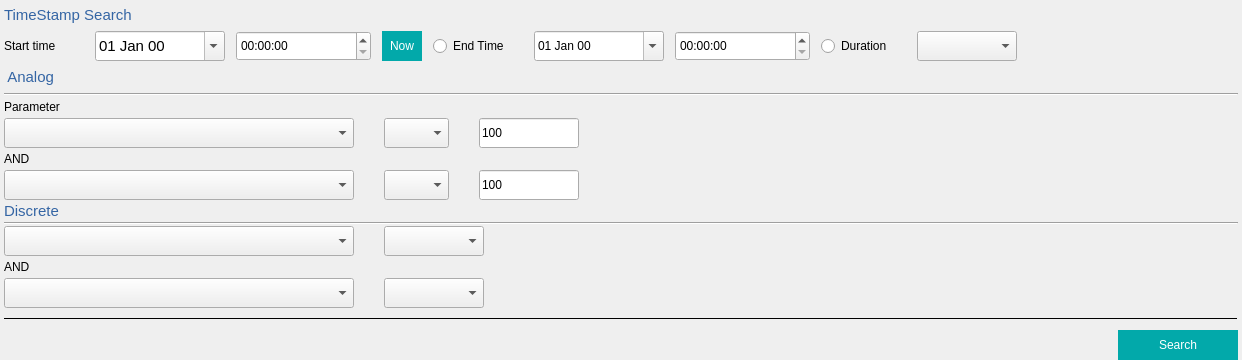
     <widget class="QWidget" name="Search">
      <attribute name="title">
       <string>Search          </string>
      </attribute>
      <layout class="QVBoxLayout" name="verticalLayout_3">
       <property name="spacing">
        <number>1</number>
       </property>
       <property name="leftMargin">
        <number>4</number>
       </property>
       <property name="topMargin">
        <number>0</number>
       </property>
       <property name="rightMargin">
        <number>4</number>
       </property>
       <property name="bottomMargin">
        <number>0</number>
       </property>
       <item>
        <layout class="QHBoxLayout" name="horizontalLayout_5">
         <item>
          <widget class="QLabel" name="m_lblLP_12">
           <property name="minimumSize">
            <size>
             <width>200</width>
             <height>30</height>
            </size>
           </property>
           <property name="maximumSize">
            <size>
             <width>200</width>
             <height>30</height>
            </size>
           </property>
           <property name="font">
            <font>
             <family>MS Shell Dlg 2</family>
             <pointsize>11</pointsize>
             <weight>50</weight>
             <italic>false</italic>
             <bold>false</bold>
            </font>
           </property>
           <property name="styleSheet">
            <string notr="true">color: rgb(52, 101, 164);</string>
           </property>
           <property name="text">
            <string>TimeStamp Search</string>
           </property>
          </widget>
         </item>
         <item>
          <spacer name="horizontalSpacer_2">
           <property name="orientation">
            <enum>Qt::Horizontal</enum>
           </property>
           <property name="sizeHint" stdset="0">
            <size>
             <width>40</width>
             <height>20</height>
            </size>
           </property>
          </spacer>
         </item>
        </layout>
       </item>
       <item>
        <layout class="QHBoxLayout" name="horizontalLayout">
         <property name="spacing">
          <number>11</number>
         </property>
         <item>
          <widget class="QLabel" name="m_lblLP_6">
           <property name="sizePolicy">
            <sizepolicy hsizetype="Minimum" vsizetype="Fixed">
             <horstretch>0</horstretch>
             <verstretch>0</verstretch>
            </sizepolicy>
           </property>
           <property name="minimumSize">
            <size>
             <width>80</width>
             <height>30</height>
            </size>
           </property>
           <property name="maximumSize">
            <size>
             <width>16777215</width>
             <height>30</height>
            </size>
           </property>
           <property name="styleSheet">
            <string notr="true"/>
           </property>
           <property name="text">
            <string>Start time</string>
           </property>
          </widget>
         </item>
         <item>
          <widget class="QDateTimeEdit" name="Pvalue_StartdateTime">
           <property name="sizePolicy">
            <sizepolicy hsizetype="Preferred" vsizetype="Fixed">
             <horstretch>0</horstretch>
             <verstretch>0</verstretch>
            </sizepolicy>
           </property>
           <property name="minimumSize">
            <size>
             <width>130</width>
             <height>30</height>
            </size>
           </property>
           <property name="maximumSize">
            <size>
             <width>16777215</width>
             <height>30</height>
            </size>
           </property>
           <property name="font">
            <font>
             <family>MS Shell Dlg 2</family>
             <pointsize>11</pointsize>
             <weight>50</weight>
             <italic>false</italic>
             <bold>false</bold>
            </font>
           </property>
           <property name="styleSheet">
            <string notr="true"/>
           </property>
           <property name="buttonSymbols">
            <enum>QAbstractSpinBox::UpDownArrows</enum>
           </property>
           <property name="currentSection">
            <enum>QDateTimeEdit::DaySection</enum>
           </property>
           <property name="displayFormat">
            <string>dd MMM yy</string>
           </property>
           <property name="calendarPopup">
            <bool>true</bool>
           </property>
          </widget>
         </item>
         <item>
          <widget class="QTimeEdit" name="timeEdit_PValueStart">
           <property name="sizePolicy">
            <sizepolicy hsizetype="Expanding" vsizetype="Fixed">
             <horstretch>0</horstretch>
             <verstretch>0</verstretch>
            </sizepolicy>
           </property>
           <property name="minimumSize">
            <size>
             <width>135</width>
             <height>30</height>
            </size>
           </property>
           <property name="maximumSize">
            <size>
             <width>135</width>
             <height>30</height>
            </size>
           </property>
           <property name="styleSheet">
            <string notr="true"/>
           </property>
           <property name="displayFormat">
            <string>hh:mm:ss</string>
           </property>
           <property name="calendarPopup">
            <bool>true</bool>
           </property>
          </widget>
         </item>
         <item>
          <widget class="QPushButton" name="pshbtnSearchNow">
           <property name="minimumSize">
            <size>
             <width>40</width>
             <height>30</height>
            </size>
           </property>
           <property name="maximumSize">
            <size>
             <width>50</width>
             <height>30</height>
            </size>
           </property>
           <property name="styleSheet">
            <string notr="true">QPushButton
{
border: 2px solid red;
border-width : 2px;
border-color: rgba(2,169,170,255);
	color: rgb(255, 255, 255);
background-color: rgba(2,169,170,255);
font: 10pt &quot;Open Sans&quot;;
}
QPushButton:pressed
{
	border:1px solid red;
}
 QPushButton:hover 
{
     background-color:rgb(255, 255, 255);
	color: rgb(0, 0, 0);
 }
QToolTip
{
	background-color: rgb(255, 255, 127);
	color:rgb(0,0,0);
}
</string>
           </property>
           <property name="text">
            <string>Now</string>
           </property>
          </widget>
         </item>
         <item>
          <widget class="QRadioButton" name="End_PvradioBtn">
           <property name="minimumSize">
            <size>
             <width>90</width>
             <height>30</height>
            </size>
           </property>
           <property name="maximumSize">
            <size>
             <width>16777215</width>
             <height>30</height>
            </size>
           </property>
           <property name="text">
            <string>End Time</string>
           </property>
          </widget>
         </item>
         <item>
          <widget class="QDateTimeEdit" name="Pvalue_EnddateTime">
           <property name="sizePolicy">
            <sizepolicy hsizetype="Preferred" vsizetype="Fixed">
             <horstretch>0</horstretch>
             <verstretch>0</verstretch>
            </sizepolicy>
           </property>
           <property name="minimumSize">
            <size>
             <width>130</width>
             <height>30</height>
            </size>
           </property>
           <property name="maximumSize">
            <size>
             <width>16777215</width>
             <height>30</height>
            </size>
           </property>
           <property name="styleSheet">
            <string notr="true">/*QDateTimeEdit
{
background-color: rgb(212, 212, 212);
}
QDateTimeEdit:!enabled
{	
background-color: rgb(212, 212, 212);
	color:black;
}*/</string>
           </property>
           <property name="displayFormat">
            <string>dd MMM yy </string>
           </property>
           <property name="calendarPopup">
            <bool>true</bool>
           </property>
          </widget>
         </item>
         <item>
          <widget class="QTimeEdit" name="timeEdit_PValueEnd">
           <property name="sizePolicy">
            <sizepolicy hsizetype="Expanding" vsizetype="Fixed">
             <horstretch>0</horstretch>
             <verstretch>0</verstretch>
            </sizepolicy>
           </property>
           <property name="minimumSize">
            <size>
             <width>135</width>
             <height>30</height>
            </size>
           </property>
           <property name="maximumSize">
            <size>
             <width>135</width>
             <height>30</height>
            </size>
           </property>
           <property name="styleSheet">
            <string notr="true">/*background-color: rgb(212, 212, 212);*/</string>
           </property>
           <property name="displayFormat">
            <string>hh:mm:ss</string>
           </property>
           <property name="calendarPopup">
            <bool>true</bool>
           </property>
          </widget>
         </item>
         <item>
          <widget class="QRadioButton" name="Dur_PvradioBtn">
           <property name="minimumSize">
            <size>
             <width>85</width>
             <height>30</height>
            </size>
           </property>
           <property name="maximumSize">
            <size>
             <width>16777215</width>
             <height>30</height>
            </size>
           </property>
           <property name="text">
            <string>Duration</string>
           </property>
          </widget>
         </item>
         <item>
          <widget class="QComboBox" name="cmbBx_EtimeDur">
           <property name="minimumSize">
            <size>
             <width>100</width>
             <height>30</height>
            </size>
           </property>
           <property name="maximumSize">
            <size>
             <width>16777215</width>
             <height>30</height>
            </size>
           </property>
          </widget>
         </item>
         <item>
          <widget class="QLabel" name="label_TSDurPv">
           <property name="minimumSize">
            <size>
             <width>170</width>
             <height>30</height>
            </size>
           </property>
           <property name="maximumSize">
            <size>
             <width>16777215</width>
             <height>30</height>
            </size>
           </property>
           <property name="text">
            <string/>
           </property>
          </widget>
         </item>
         <item>
          <spacer name="horizontalSpacer_14">
           <property name="orientation">
            <enum>Qt::Horizontal</enum>
           </property>
           <property name="sizeHint" stdset="0">
            <size>
             <width>40</width>
             <height>20</height>
            </size>
           </property>
          </spacer>
         </item>
        </layout>
       </item>
       <item>
        <layout class="QVBoxLayout" name="verticalLayout">
         <item>
          <widget class="QLabel" name="m_lblLP_13">
           <property name="minimumSize">
            <size>
             <width>0</width>
             <height>30</height>
            </size>
           </property>
           <property name="maximumSize">
            <size>
             <width>16777215</width>
             <height>30</height>
            </size>
           </property>
           <property name="font">
            <font>
             <family>MS Shell Dlg 2</family>
             <pointsize>11</pointsize>
             <weight>50</weight>
             <italic>false</italic>
             <bold>false</bold>
            </font>
           </property>
           <property name="styleSheet">
            <string notr="true">color: rgb(52, 101, 164);</string>
           </property>
           <property name="text">
            <string> Analog</string>
           </property>
          </widget>
         </item>
         <item>
          <widget class="Line" name="line">
           <property name="font">
            <font>
             <family>MS Shell Dlg 2</family>
             <pointsize>11</pointsize>
             <weight>50</weight>
             <italic>false</italic>
             <bold>false</bold>
            </font>
           </property>
           <property name="lineWidth">
            <number>1</number>
           </property>
           <property name="orientation">
            <enum>Qt::Horizontal</enum>
           </property>
          </widget>
         </item>
        </layout>
       </item>
       <item>
        <layout class="QHBoxLayout" name="horizontalLayout_7">
         <item>
          <widget class="QLabel" name="m_lblLP_14">
           <property name="minimumSize">
            <size>
             <width>100</width>
             <height>20</height>
            </size>
           </property>
           <property name="maximumSize">
            <size>
             <width>100</width>
             <height>20</height>
            </size>
           </property>
           <property name="styleSheet">
            <string notr="true"/>
           </property>
           <property name="text">
            <string>Parameter</string>
           </property>
          </widget>
         </item>
         <item>
          <spacer name="horizontalSpacer_4">
           <property name="orientation">
            <enum>Qt::Horizontal</enum>
           </property>
           <property name="sizeHint" stdset="0">
            <size>
             <width>40</width>
             <height>20</height>
            </size>
           </property>
          </spacer>
         </item>
        </layout>
       </item>
       <item>
        <layout class="QHBoxLayout" name="horizontalLayout_13">
         <property name="spacing">
          <number>30</number>
         </property>
         <item>
          <widget class="QComboBox" name="comboBox_CriParm">
           <property name="minimumSize">
            <size>
             <width>350</width>
             <height>30</height>
            </size>
           </property>
           <property name="maximumSize">
            <size>
             <width>350</width>
             <height>30</height>
            </size>
           </property>
           <property name="styleSheet">
            <string notr="true"/>
           </property>
          </widget>
         </item>
         <item>
          <widget class="QComboBox" name="comboBox_CriOpr">
           <property name="minimumSize">
            <size>
             <width>65</width>
             <height>30</height>
            </size>
           </property>
           <property name="maximumSize">
            <size>
             <width>65</width>
             <height>30</height>
            </size>
           </property>
          </widget>
         </item>
         <item>
          <widget class="QLineEdit" name="lineEdit_Parm">
           <property name="minimumSize">
            <size>
             <width>100</width>
             <height>30</height>
            </size>
           </property>
           <property name="maximumSize">
            <size>
             <width>100</width>
             <height>30</height>
            </size>
           </property>
           <property name="text">
            <string>100</string>
           </property>
          </widget>
         </item>
         <item>
          <spacer name="horizontalSpacer_15">
           <property name="orientation">
            <enum>Qt::Horizontal</enum>
           </property>
           <property name="sizeHint" stdset="0">
            <size>
             <width>40</width>
             <height>20</height>
            </size>
           </property>
          </spacer>
         </item>
        </layout>
       </item>
       <item>
        <layout class="QHBoxLayout" name="horizontalLayout_8">
         <item>
          <widget class="QLabel" name="m_lblLP_15">
           <property name="minimumSize">
            <size>
             <width>100</width>
             <height>20</height>
            </size>
           </property>
           <property name="maximumSize">
            <size>
             <width>100</width>
             <height>20</height>
            </size>
           </property>
           <property name="styleSheet">
            <string notr="true"/>
           </property>
           <property name="text">
            <string>AND</string>
           </property>
          </widget>
         </item>
         <item>
          <spacer name="horizontalSpacer_5">
           <property name="orientation">
            <enum>Qt::Horizontal</enum>
           </property>
           <property name="sizeHint" stdset="0">
            <size>
             <width>40</width>
             <height>20</height>
            </size>
           </property>
          </spacer>
         </item>
        </layout>
       </item>
       <item>
        <layout class="QHBoxLayout" name="horizontalLayout_14">
         <property name="spacing">
          <number>30</number>
         </property>
         <item>
          <widget class="QComboBox" name="comboBox_AndCriParm">
           <property name="minimumSize">
            <size>
             <width>350</width>
             <height>30</height>
            </size>
           </property>
           <property name="maximumSize">
            <size>
             <width>350</width>
             <height>30</height>
            </size>
           </property>
           <property name="styleSheet">
            <string notr="true"/>
           </property>
          </widget>
         </item>
         <item>
          <widget class="QComboBox" name="comboBox_AndCriOpr">
           <property name="minimumSize">
            <size>
             <width>65</width>
             <height>30</height>
            </size>
           </property>
           <property name="maximumSize">
            <size>
             <width>65</width>
             <height>30</height>
            </size>
           </property>
          </widget>
         </item>
         <item>
          <widget class="QLineEdit" name="lineEdit_AndParm">
           <property name="minimumSize">
            <size>
             <width>100</width>
             <height>30</height>
            </size>
           </property>
           <property name="maximumSize">
            <size>
             <width>100</width>
             <height>30</height>
            </size>
           </property>
           <property name="text">
            <string>100</string>
           </property>
          </widget>
         </item>
         <item>
          <spacer name="horizontalSpacer_16">
           <property name="orientation">
            <enum>Qt::Horizontal</enum>
           </property>
           <property name="sizeHint" stdset="0">
            <size>
             <width>40</width>
             <height>20</height>
            </size>
           </property>
          </spacer>
         </item>
        </layout>
       </item>
       <item>
        <layout class="QVBoxLayout" name="verticalLayout_2">
         <item>
          <widget class="QLabel" name="m_lblLP_17">
           <property name="minimumSize">
            <size>
             <width>0</width>
             <height>20</height>
            </size>
           </property>
           <property name="maximumSize">
            <size>
             <width>16777215</width>
             <height>20</height>
            </size>
           </property>
           <property name="font">
            <font>
             <family>MS Shell Dlg 2</family>
             <pointsize>11</pointsize>
             <weight>50</weight>
             <italic>false</italic>
             <bold>false</bold>
            </font>
           </property>
           <property name="styleSheet">
            <string notr="true">color: rgb(52, 101, 164);</string>
           </property>
           <property name="text">
            <string>Discrete</string>
           </property>
          </widget>
         </item>
         <item>
          <widget class="Line" name="line_2">
           <property name="lineWidth">
            <number>1</number>
           </property>
           <property name="orientation">
            <enum>Qt::Horizontal</enum>
           </property>
          </widget>
         </item>
        </layout>
       </item>
       <item>
        <layout class="QHBoxLayout" name="horizontalLayout_15">
         <property name="spacing">
          <number>30</number>
         </property>
         <item>
          <widget class="QComboBox" name="cmbx_Discreate">
           <property name="minimumSize">
            <size>
             <width>350</width>
             <height>30</height>
            </size>
           </property>
           <property name="maximumSize">
            <size>
             <width>350</width>
             <height>30</height>
            </size>
           </property>
           <property name="styleSheet">
            <string notr="true"/>
           </property>
          </widget>
         </item>
         <item>
          <widget class="QComboBox" name="comboBox_true">
           <property name="minimumSize">
            <size>
             <width>100</width>
             <height>30</height>
            </size>
           </property>
           <property name="maximumSize">
            <size>
             <width>100</width>
             <height>30</height>
            </size>
           </property>
          </widget>
         </item>
         <item>
          <spacer name="horizontalSpacer_17">
           <property name="orientation">
            <enum>Qt::Horizontal</enum>
           </property>
           <property name="sizeHint" stdset="0">
            <size>
             <width>40</width>
             <height>20</height>
            </size>
           </property>
          </spacer>
         </item>
        </layout>
       </item>
       <item>
        <layout class="QHBoxLayout" name="horizontalLayout_12">
         <item>
          <widget class="QLabel" name="m_lblLP_19">
           <property name="minimumSize">
            <size>
             <width>0</width>
             <height>20</height>
            </size>
           </property>
           <property name="maximumSize">
            <size>
             <width>16777215</width>
             <height>20</height>
            </size>
           </property>
           <property name="styleSheet">
            <string notr="true"/>
           </property>
           <property name="text">
            <string>AND</string>
           </property>
          </widget>
         </item>
         <item>
          <spacer name="horizontalSpacer_12">
           <property name="orientation">
            <enum>Qt::Horizontal</enum>
           </property>
           <property name="sizeHint" stdset="0">
            <size>
             <width>40</width>
             <height>20</height>
            </size>
           </property>
          </spacer>
         </item>
        </layout>
       </item>
       <item>
        <layout class="QHBoxLayout" name="horizontalLayout_16">
         <property name="spacing">
          <number>30</number>
         </property>
         <item>
          <widget class="QComboBox" name="cmbx_DiscreateAnd">
           <property name="minimumSize">
            <size>
             <width>350</width>
             <height>30</height>
            </size>
           </property>
           <property name="maximumSize">
            <size>
             <width>350</width>
             <height>30</height>
            </size>
           </property>
           <property name="styleSheet">
            <string notr="true"/>
           </property>
          </widget>
         </item>
         <item>
          <widget class="QComboBox" name="comboBox_false">
           <property name="minimumSize">
            <size>
             <width>100</width>
             <height>30</height>
            </size>
           </property>
           <property name="maximumSize">
            <size>
             <width>100</width>
             <height>30</height>
            </size>
           </property>
          </widget>
         </item>
         <item>
          <spacer name="horizontalSpacer_18">
           <property name="orientation">
            <enum>Qt::Horizontal</enum>
           </property>
           <property name="sizeHint" stdset="0">
            <size>
             <width>40</width>
             <height>20</height>
            </size>
           </property>
          </spacer>
         </item>
        </layout>
       </item>
       <item>
        <layout class="QHBoxLayout" name="horizontalLayout_22">
         <property name="spacing">
          <number>0</number>
         </property>
         <item>
          <widget class="Line" name="line_3">
           <property name="font">
            <font>
             <family>MS Shell Dlg 2</family>
             <pointsize>11</pointsize>
             <weight>50</weight>
             <italic>false</italic>
             <bold>false</bold>
            </font>
           </property>
           <property name="frameShadow">
            <enum>QFrame::Plain</enum>
           </property>
           <property name="lineWidth">
            <number>1</number>
           </property>
           <property name="orientation">
            <enum>Qt::Horizontal</enum>
           </property>
          </widget>
         </item>
         <item>
          <spacer name="horizontalSpacer_13">
           <property name="orientation">
            <enum>Qt::Horizontal</enum>
           </property>
           <property name="sizeType">
            <enum>QSizePolicy::Fixed</enum>
           </property>
           <property name="sizeHint" stdset="0">
            <size>
             <width>1</width>
             <height>20</height>
            </size>
           </property>
          </spacer>
         </item>
        </layout>
       </item>
       <item>
        <layout class="QHBoxLayout" name="horizontalLayout_6">
         <property name="spacing">
          <number>8</number>
         </property>
         <item>
          <spacer name="horizontalSpacer_6">
           <property name="orientation">
            <enum>Qt::Horizontal</enum>
           </property>
           <property name="sizeHint" stdset="0">
            <size>
             <width>40</width>
             <height>20</height>
            </size>
           </property>
          </spacer>
         </item>
         <item>
          <widget class="QPushButton" name="PshBtn_search">
           <property name="minimumSize">
            <size>
             <width>120</width>
             <height>30</height>
            </size>
           </property>
           <property name="toolTip">
            <string>&lt;!DOCTYPE HTML PUBLIC &quot;-//W3C//DTD HTML 4.0//EN&quot; &quot;http://www.w3.org/TR/REC-html40/strict.dtd&quot;&gt;
&lt;html&gt;&lt;head&gt;&lt;meta name=&quot;qrichtext&quot; content=&quot;1&quot; /&gt;&lt;style type=&quot;text/css&quot;&gt;
p, li { white-space: pre-wrap; }
&lt;/style&gt;&lt;/head&gt;&lt;body style=&quot; font-family:'Open Sans'; font-size:10pt; font-weight:400; font-style:normal;&quot;&gt;
&lt;p style=&quot; margin-top:0px; margin-bottom:0px; margin-left:0px; margin-right:0px; -qt-block-indent:0; text-indent:0px;&quot;&gt;&lt;span style=&quot; font-family:'Sans Serif'; font-size:9pt; font-weight:600;&quot;&gt;Click to Plot&lt;/span&gt;&lt;/p&gt;&lt;/body&gt;&lt;/html&gt;</string>
           </property>
           <property name="styleSheet">
            <string notr="true">QPushButton
{
border: 2px solid red;
border-width : 2px;
border-color: rgba(2,169,170,255);
	color: rgb(255, 255, 255);
background-color: rgba(2,169,170,255);
font: 10pt &quot;Open Sans&quot;;
}
QPushButton:pressed
{
	border:1px solid red;
}
 QPushButton:hover 
{
     background-color:rgb(255, 255, 255);
	color: rgb(0, 0, 0);
 }
QToolTip
{
	background-color: rgb(255, 255, 127);
	color:rgb(0,0,0);
}
QPushButton:disabled {
background-color:rgb(211, 215, 207);
}
</string>
           </property>
           <property name="text">
            <string>Search</string>
           </property>
           <property name="icon">
            <iconset resource="img.qrc">
             <normaloff>:/images/apply-btn.png</normaloff>:/images/apply-btn.png</iconset>
           </property>
          </widget>
         </item>
        </layout>
       </item>
      </layout>
     </widget>
